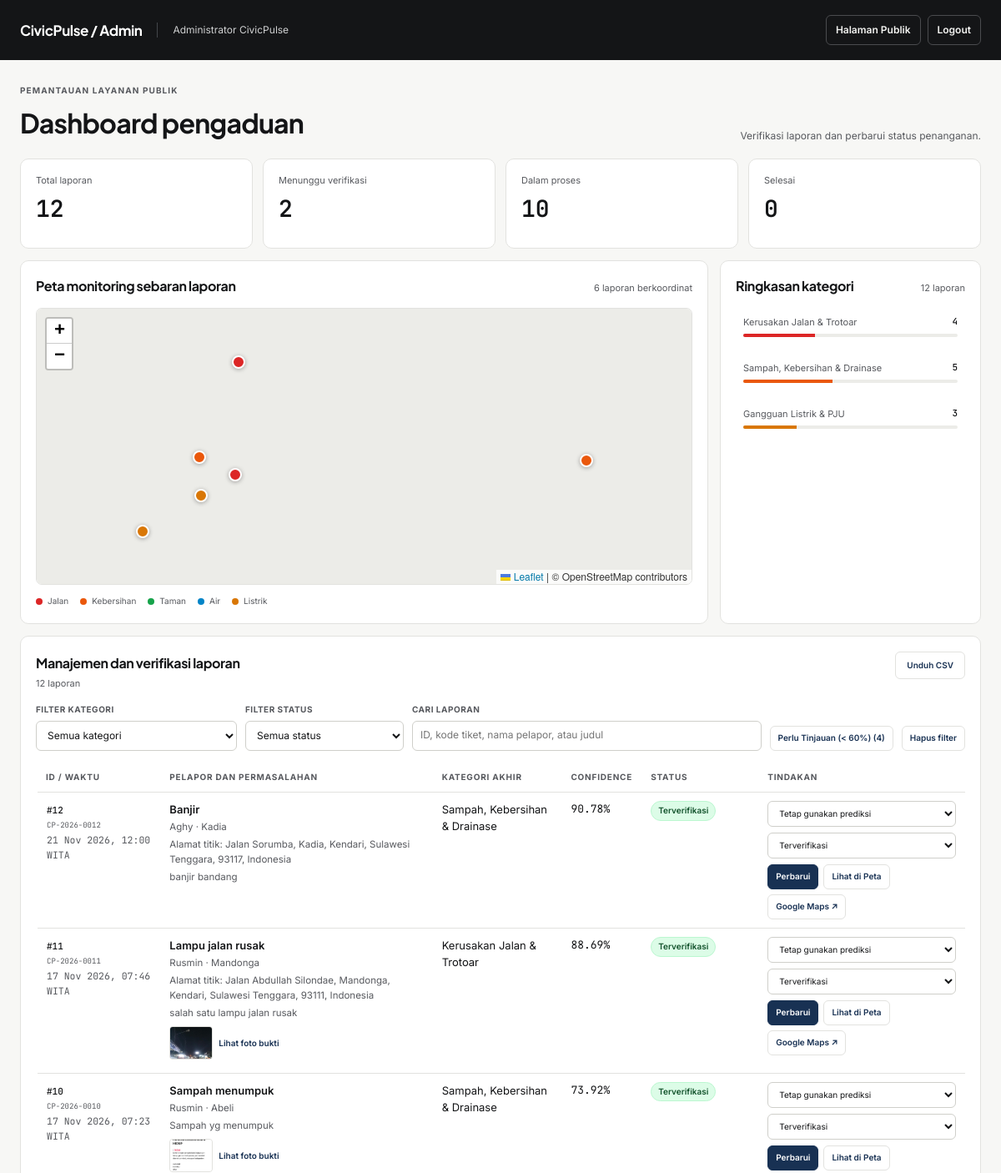
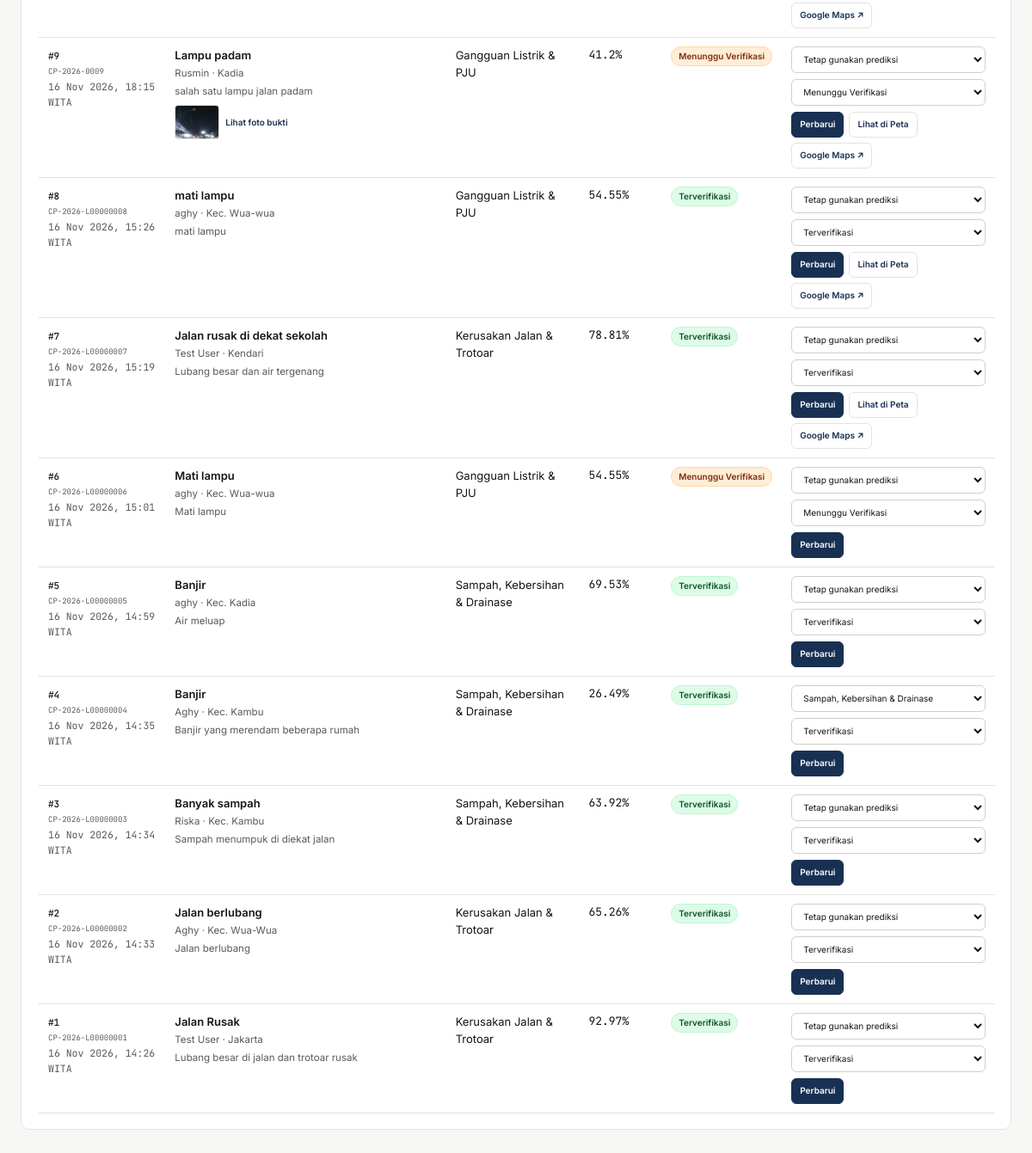
The page /admin (signed in) on the database its author committed (2 pictures, top to bottom).
### tables this page shows
CREATE TABLE complaints (
                    id INTEGER PRIMARY KEY AUTOINCREMENT,
                    reporter_name TEXT NOT NULL,
                    title TEXT NOT NULL,
                    description TEXT NOT NULL,
                    area TEXT,
                    predicted_category TEXT NOT NULL,
                    confidence_score REAL NOT NULL,
                    verified_category TEXT,
                    status TEXT DEFAULT 'Menunggu Verifikasi',
                    created_at TIMESTAMP DEFAULT CURRENT_TIMESTAMP
                , latitude REAL, longitude REAL, updated_at TIMESTAMP, ticket_code TEXT, photo_path TEXT, location_address TEXT);

### app.py (the view, shortened to what this page needs)
@app.route("/admin")
@admin_required
def admin_dashboard():
    conn = get_db_connection()
    try:
        if isinstance(conn, sqlite3.Connection):
            cursor = conn.cursor()
            cursor.execute("SELECT * FROM complaints ORDER BY created_at DESC")
            semua_laporan = [dict(row) for row in cursor.fetchall()]
            cursor.execute("SELECT COALESCE(verified_category, predicted_category) AS kategori, COUNT(*) AS total FROM complaints GROUP BY kategori")
            statistik = [dict(row) for row in cursor.fetchall()]
    finally:
        conn.close()
    ringkasan_status = {
        "total": len(semua_laporan),
        "menunggu": sum(1 for r in semua_laporan if r["status"] == "Menunggu Verifikasi"),
        "proses": sum(1 for r in semua_laporan if r["status"] in ["Terverifikasi", "Dalam Tindak Lanjut"]),
        "selesai": sum(1 for r in semua_laporan if r["status"] == "Selesai"),
    }
    return render_template(
        "admin.html",
        laporan=semua_laporan,
        statistik=statistik,
        ringkasan=ringkasan_status,
        laporan_geo=normalize_geo_rows(semua_laporan, include_reporter=True),
        label_map=LABEL_TAMPILAN,
    )

### Templates/admin.html (shortened to what this page needs)
<!DOCTYPE html>
<html lang="id">
<head>
    <link rel="stylesheet" href="{{ url_for('static', filename='css/civicpulse.css') }}">
    <link rel="stylesheet" href="https://unpkg.com/leaflet@1.9.4/dist/leaflet.css">
    <link rel="stylesheet" href="https://unpkg.com/leaflet.markercluster@1.5.3/dist/MarkerCluster.css">
    <link rel="stylesheet" href="https://unpkg.com/leaflet.markercluster@1.5.3/dist/MarkerCluster.Default.css">
</head>
<body>
    <header class="topbar">
        <div class="brand">
            <a class="brand-name" href="{{ url_for('admin_dashboard') }}">CivicPulse / Admin</a>
            <span class="admin-name">{{ session.get('user_name', 'Administrator') }}</span>
        </div>
        <nav class="nav" aria-label="Navigasi administrator">
            <a class="nav-link" href="{{ url_for('index') }}">Halaman Publik</a>
            <form method="POST" action="{{ url_for('logout') }}">
                <button class="nav-link" type="submit">Logout</button>
            </form>
        </nav>
    </header>
    <main class="page">
        <section class="page-heading">
            <div>
                <span class="eyebrow">Pemantauan layanan publik</span>
                <h1>Dashboard pengaduan</h1>
            </div>
            <p>Verifikasi laporan dan perbarui status penanganan.</p>
        </section>
        <section class="kpis" aria-label="Ringkasan laporan">
            <article class="kpi" data-kpi="total"><span class="kpi-label">Total laporan</span><strong class="kpi-value">{{ ringkasan.total }}</strong></article>
            <article class="kpi" data-kpi="menunggu"><span class="kpi-label">Menunggu verifikasi</span><strong class="kpi-value">{{ ringkasan.menunggu }}</strong></article>
            <article class="kpi" data-kpi="proses"><span class="kpi-label">Dalam proses</span><strong class="kpi-value">{{ ringkasan.proses }}</strong></article>
            <article class="kpi" data-kpi="selesai"><span class="kpi-label">Selesai</span><strong class="kpi-value">{{ ringkasan.selesai }}</strong></article>
        </section>
        {% set totals = namespace(count=0) %}
        {% for item in statistik %}{% set totals.count = totals.count + item.total %}{% endfor %}
        <section class="overview-grid">
            <article class="panel">
                <div class="panel-heading">
                    <h2>Peta monitoring sebaran laporan</h2>
                    <span class="panel-note">{{ laporan_geo|length }} laporan berkoordinat</span>
                </div>
                <div class="map-frame">
                    <div id="admin-map" aria-label="Peta monitoring laporan CivicPulse"></div>
                </div>
                <div class="legend" aria-label="Legenda kategori peta">
                    <span class="legend-item"><i class="legend-dot" style="background:#dc2626"></i>Jalan</span>
                    <span class="legend-item"><i class="legend-dot" style="background:#ea580c"></i>Kebersihan</span>
                    <span class="legend-item"><i class="legend-dot" style="background:#16a34a"></i>Taman</span>
                    <span class="legend-item"><i class="legend-dot" style="background:#0284c7"></i>Air</span>
                    <span class="legend-item"><i class="legend-dot" style="background:#d97706"></i>Listrik</span>
                </div>
            </article>
            <article class="panel">
                <div class="panel-heading">
                    <h2>Ringkasan kategori</h2>
                    <span class="panel-note">{{ totals.count }} laporan</span>
                </div>
                <div class="distribution" id="category-summary">
                    {% if statistik %}
                        {% for item in statistik %}
                            {% set share = ((item.total / totals.count) * 100) if totals.count else 0 %}
                            <div class="distribution-row">
                                <div class="distribution-meta"><span>{{ label_map.get(item.kategori, item.kategori) }}</span><strong>{{ item.total }}</strong></div>
                                <div class="track"><div class="fill" data-category="{{ item.kategori }}" style="width: {{ share }}%"></div></div>
                            </div>
                        {% endfor %}
                    {% else %}
                        <p class="panel-note">Belum ada data kategori.</p>
                    {% endif %}
                </div>
            </article>
        </section>
        <section class="panel table-panel">
            <div class="panel-heading">
                <div>
                    <h2>Manajemen dan verifikasi laporan</h2>
                    <span class="panel-note">{{ laporan|length }} laporan</span>
                </div>
                <a href="{{ url_for('export_csv') }}" class="button secondary" style="background:#fff; color:var(--navy); border:1px solid var(--border); font-size:10px; display:inline-flex; align-items:center; min-height:30px;">Unduh CSV</a>
            </div>
            <div class="filters" aria-label="Filter laporan">
                <div class="filter-field">
                    <label for="filter-category">Filter kategori</label>
                    <select id="filter-category">
                        <option value="">Semua kategori</option>
                    </select>
                </div>
                <div class="filter-field">
                    <label for="filter-status">Filter status</label>
                    <select id="filter-status">
                        <option value="">Semua status</option>
                    </select>
                </div>
                <div class="filter-field search-field">
                    <label for="filter-search">Cari laporan</label>
                    <input id="filter-search" type="search" placeholder="ID, kode tiket, nama pelapor, atau judul">
                </div>
                <button class="map-button" type="button" id="review-filter" aria-pressed="false">Perlu Tinjauan (&lt; 60%) <span id="review-count"></span></button>
                <button class="map-button" type="button" id="clear-filters">Hapus filter</button>
            </div>
            <div class="table-wrap" id="table-wrap">
                <div class="table-scroll">
                    <table>
                        <thead>
                            <tr><th>ID / Waktu</th><th>Pelapor dan permasalahan</th><th>Kategori akhir</th><th>Confidence</th><th>Status</th><th>Tindakan</th></tr>
                        </thead>
                        <tbody id="report-table-body">
                            {% for item in laporan %}
                                {% set final_category = item.verified_category or item.predicted_category %}
                                <tr id="report-row-{{ item.id }}" data-report-id="{{ item.id }}" data-category="{{ final_category }}" data-status="{{ item.status }}" data-confidence="{{ item.confidence_score }}" data-search="{{ item.id }} {{ item.ticket_code }} {{ item.reporter_name }} {{ item.title }}" data-latitude="{{ item.latitude if item.latitude is not none else '' }}" data-longitude="{{ item.longitude if item.longitude is not none else '' }}">
                                    <td><span class="report-id">#{{ item.id }}</span><span class="report-ticket technical">{{ item.ticket_code }}</span><span class="secondary-text technical">{{ item.created_at|wita }}</span></td>
                                    <td>
                                        <span class="report-name">{{ item.title }}</span>
                                        <span class="secondary-text">{{ item.reporter_name }} · {{ item.area or 'Wilayah umum' }}</span>
                                        {% if item.location_address %}
                                            <span class="secondary-text">Alamat titik: {{ item.location_address }}</span>
                                        {% endif %}
                                        <span class="secondary-text">{{ item.description }}</span>
                                        {% if item.photo_path %}
                                            <a class="report-photo-link" href="{{ url_for('admin_photo', complaint_id=item.id) }}" target="_blank" rel="noopener">
                                                <img class="report-photo" src="{{ url_for('admin_photo', complaint_id=item.id) }}" alt="Pratinjau foto bukti laporan #{{ item.id }}">
                                                Lihat foto bukti
                                            </a>
                                        {% endif %}
                                    </td>
                                    <td>{{ label_map.get(final_category, final_category) }}</td>
                                    <td class="technical">{{ item.confidence_score }}%</td>
                                    <td><span class="status-pill {% if item.status == 'Terverifikasi' %}verified{% elif item.status == 'Selesai' %}complete{% elif item.status == 'Menunggu Verifikasi' %}pending{% elif item.status == 'Dalam Tindak Lanjut' %}progress{% endif %}">{{ item.status }}</span></td>
                                    <td class="action-cell">
                                        <form class="verify-form" method="POST" action="{{ url_for('verifikasi_laporan', complaint_id=item.id) }}">
                                            <select name="verified_category" aria-label="Kategori terverifikasi untuk laporan {{ item.id }}">
                                                <option value="">Tetap gunakan prediksi</option>
                                                {% for key, value in label_map.items() %}
                                                    <option value="{{ key }}" {% if item.verified_category == key %}selected{% endif %}>{{ value }}</option>
                                                {% endfor %}
                                            </select>
                                            <select name="status" aria-label="Status laporan {{ item.id }}">
                                                <option value="Menunggu Verifikasi" {% if item.status == 'Menunggu Verifikasi' %}selected{% endif %}>Menunggu Verifikasi</option>
                                                <option value="Terverifikasi" {% if item.status == 'Terverifikasi' %}selected{% endif %}>Terverifikasi</option>
                                            </select>
                                            <div class="form-actions">
                                                <button class="action-button" type="submit">Perbarui</button>
                                                {% if item.latitude is not none and item.longitude is not none %}
                                                    <button class="map-button view-on-map" type="button" data-latitude="{{ item.latitude }}" data-longitude="{{ item.longitude }}">Lihat di Peta</button>
                                                    <a class="map-button external-map-link" href="https://www.google.com/maps?q={{ item.latitude }},{{ item.longitude }}" target="_blank" rel="noopener noreferrer">Google Maps ↗</a>
                                                {% endif %}
                                            </div>
                                        </form>
                                    </td>
                                </tr>
                            {% else %}
                                <tr class="empty-row"><td class="empty-cell" colspan="6">Belum ada laporan yang masuk.</td></tr>
                            {% endfor %}
                        </tbody>
                    </table>
                </div>
            </div>
        </section>
    </main>
</body>
</html>

### rows shown on the page
complaints: id "12", ticket_code "CP-2026-0012", created_at|wita "21 Nov 2026, 12:00 WITA", title "Banjir", reporter_name "Aghy", area "Kadia", location_address "Jalan Sorumba, Kadia, Kendari, Sulawesi Tenggara, 93117, Indonesia", description "banjir bandang", get "Sampah, Kebersihan & Drainase", confidence_score "90.78", status "Terverifikasi"
complaints: id "11", ticket_code "CP-2026-0011", created_at|wita "17 Nov 2026, 07:46 WITA", title "Lampu jalan rusak", reporter_name "Rusmin", area "Mandonga", location_address "Jalan Abdullah Silondae, Mandonga, Kendari, Sulawesi Tenggara, 93111, Indonesia", description "salah satu lampu jalan rusak", get "Kerusakan Jalan & Trotoar", confidence_score "88.69", status "Terverifikasi"
complaints: id "10", ticket_code "CP-2026-0010", created_at|wita "17 Nov 2026, 07:23 WITA", title "Sampah menumpuk", reporter_name "Rusmin", area "Abeli", description "Sampah yg menumpuk", shows a picture, get "Sampah, Kebersihan & Drainase", confidence_score "73.92", status "Terverifikasi"
complaints: id "9", ticket_code "CP-2026-0009", created_at|wita "16 Nov 2026, 18:15 WITA", title "Lampu padam", reporter_name "Rusmin", area "Kadia", description "salah satu lampu jalan padam", get "Gangguan Listrik & PJU", confidence_score "41.2", status "Menunggu Verifikasi"
complaints: id "8", ticket_code "CP-2026-L00000008", created_at|wita "16 Nov 2026, 15:26 WITA", title "mati lampu", reporter_name "aghy", area "Kec. Wua-wua", description "mati lampu", get "Gangguan Listrik & PJU", confidence_score "54.55", status "Terverifikasi"
complaints: id "7", ticket_code "CP-2026-L00000007", created_at|wita "16 Nov 2026, 15:19 WITA", title "Jalan rusak di dekat sekolah", reporter_name "Test User", area "Kendari", description "Lubang besar dan air tergenang", get "Kerusakan Jalan & Trotoar", confidence_score "78.81", status "Terverifikasi"
complaints: id "6", ticket_code "CP-2026-L00000006", created_at|wita "16 Nov 2026, 15:01 WITA", title "Mati lampu", reporter_name "aghy", area "Kec. Wua-wua", description "Mati lampu", get "Gangguan Listrik & PJU", confidence_score "54.55", status "Menunggu Verifikasi"
complaints: id "5", ticket_code "CP-2026-L00000005", created_at|wita "16 Nov 2026, 14:59 WITA", title "Banjir", reporter_name "aghy", area "Kec. Kadia", description "Air meluap", get "Sampah, Kebersihan & Drainase", confidence_score "69.53", status "Terverifikasi"
complaints: id "4", ticket_code "CP-2026-L00000004", created_at|wita "16 Nov 2026, 14:35 WITA", title "Banjir", reporter_name "Aghy", area "Kec. Kambu", description "Banjir yang merendam beberapa rumah", get "Sampah, Kebersihan & Drainase", confidence_score "26.49", status "Terverifikasi", verified_category "Sampah, Kebersihan & Drainase"
complaints: id "3", ticket_code "CP-2026-L00000003", created_at|wita "16 Nov 2026, 14:34 WITA", title "Banyak sampah", reporter_name "Riska", area "Kec. Kambu", description "Sampah menumpuk di diekat jalan", get "Sampah, Kebersihan & Drainase", confidence_score "63.92", status "Terverifikasi"
complaints: id "2", ticket_code "CP-2026-L00000002", created_at|wita "16 Nov 2026, 14:33 WITA", title "Jalan berlubang", reporter_name "Aghy", area "Kec. Wua-Wua", description "Jalan berlubang", get "Kerusakan Jalan & Trotoar", confidence_score "65.26", status "Terverifikasi"
complaints: id "1", ticket_code "CP-2026-L00000001", created_at|wita "16 Nov 2026, 14:26 WITA", title "Jalan Rusak", reporter_name "Test User", area "Jakarta", description "Lubang besar di jalan dan trotoar rusak", get "Kerusakan Jalan & Trotoar", confidence_score "92.97", status "Terverifikasi"

### other values the page prints
{{ session.get('user_name', 'Administrator') }} "Administrator CivicPulse"
{{ ringkasan.total }} "12"
{{ ringkasan.menunggu }} "2"
{{ ringkasan.proses }} "10"
{{ ringkasan.selesai }} "0"
{{ laporan_geo|length }} "6"
{{ totals.count }} "12"
{{ label_map.get(item.kategori, item.kategori) }} "Kerusakan Jalan & Trotoar" "Sampah, Kebersihan & Drainase" "Gangguan Listrik & PJU"
{{ item.total }} "4" "5" "3"
{{ laporan|length }} "12"
